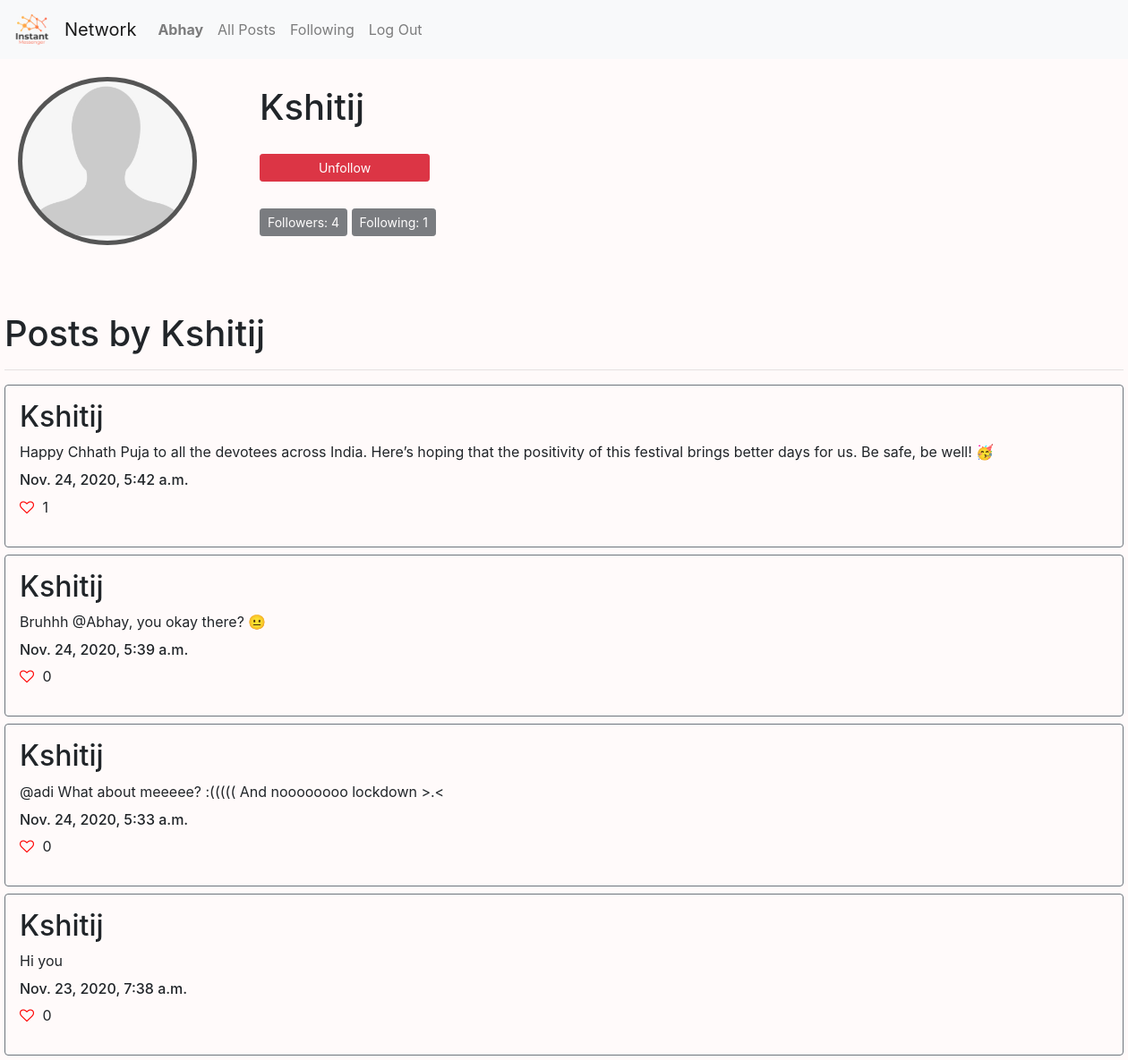
/profile/1 (signed in), run on the app's committed database.
### network/models.py (models this page shows, shortened)
class User(AbstractUser):
    pass

class Post(models.Model):
    user = models.ForeignKey('User', on_delete=models.CASCADE, related_name='author')
    post = models.CharField(max_length=255)
    timestamp =  models.DateTimeField(auto_now_add=True)
    likes = models.IntegerField(default=0)

### network/views.py (the view, shortened to what this page needs)
# urls.py: path("profile/<str:owner>", views.profile, name="profile"),
def profile(request, owner):
    owner = User.objects.get(id=owner)
    if Follow.objects.filter(follower=request.user, following=owner).count() == 0:
        button = "Follow"
    else:
        button = "Unfollow"
    posts = Post.objects.filter(user = owner.id).order_by("-timestamp")
    for post in posts:
        post.likes = Like.objects.filter(post=post.id).count()
        post.save()
    paginator = Paginator(posts, 10)
    page_number = request.GET.get('page')
    page_obj = paginator.get_page(page_number)
    return render(request, "network/profile.html", {
        "owner": owner,
        "page_obj": page_obj,
        "button":button,
        "followers": Follow.objects.filter(following=owner).count(),
        "following": Follow.objects.filter(follower=owner).count()
    })

### network/templates/network/profile.html (shortened to what this page needs)
{% extends "network/layout.html" %}
{% load static %}
{% block body %}
    <div class="header">
        <img src ="{% static 'network/profile.png' %}" />
        <h1> {{ owner }} </h1>
        <form action="{% url 'profile' owner.id %}" method="POST">
            {% if user.id != owner.id %}
                {% if button == "Follow" %}
                    <button type="submit" class="btn btn-primary btn-sm" name="button" value="Follow" id="follow-btn">Follow</button>
                {% else %}
                    <button type="submit" class="btn btn-danger btn-sm" name="button" value="Unfollow" id="follow-btn">Unfollow</button>
                {% endif %}
            {% endif %}
        </form>
    </div>
    <button class="btn btn-dark btn-sm" disabled> Followers: {{ followers }} </button>
    <button class="btn btn-dark btn-sm" disabled> Following: {{ following }} </button>
    <div style="margin-top: 160px; padding:5px;">
    <h1> Posts by {{ owner }}</h1>
    <hr>
    {% for post in page_obj %}
        <div class="border border-secondary rounded p-3 mt-2">
            <h2> {{ post.user }} </h2>
            <div id="post-{{post.id}}">{{ post.post }} </div>
            <h6 style="margin-top: 10px;"> {{ post.timestamp }}</h6>
            <i class="fa fa-heart-o" id="like-btn-{{post.id}}" onclick="like('{{ post.id }}')"></i>
            <p style="display: inline-block;" id="like-count-{{post.id}}"> {{ post.likes }} </p>
        </div>
    {% empty %}
            <h2 style="padding: 10px;"> No posts yet</h2>
    {% endfor %}
    </div>
{% endblock %}

### network/templates/network/layout.html (shortened to what this page needs)
{% load static %}
<!DOCTYPE html>
<html lang="en">
    <head>
        <link rel="stylesheet" href="https://stackpath.bootstrapcdn.com/bootstrap/4.4.1/css/bootstrap.min.css">
        <link rel="stylesheet" href="https://cdnjs.cloudflare.com/ajax/libs/font-awesome/4.7.0/css/font-awesome.min.css">
        <link href="{% static 'network/styles.css' %}" rel="stylesheet">
    </head>
    <body>
        <nav class="navbar navbar-expand-lg navbar-light bg-light">
            <a class="navbar-brand" href="#"> <img src="{% static 'network/logo.png' %}" style="object-fit: cover; height: 40px;"> </a>
            <a class="navbar-brand" href="#">Network</a>
            <div>
              <ul class="navbar-nav mr-auto">
                {% if user.is_authenticated %}
                    <li class="nav-item">
                        <a class="nav-link" href="{% url 'profile' user.id %}"><strong>{{ user.username }}</strong></a>
                    </li>
                {% endif %}
                <li class="nav-item">
                  <a class="nav-link" href="{% url 'index' %}">All Posts</a>
                </li>
                {% if user.is_authenticated %}
                    <li class="nav-item">
                        <a class="nav-link" href="{% url 'following' %}">Following</a>
                    </li>
                    <li class="nav-item">
                        <a class="nav-link" href="{% url 'logout' %}">Log Out</a>
                    </li>
                {% endif %}
              </ul>
            </div>
          </nav>
        <div class="body">
            {% block body %}
            {% endblock %}
        </div>
    </body>
</html>

### network/static/network/styles.css (style rules this page uses)
.body { background-color: snow; }
.header img { float: left; background: #555; border-radius: 50%; width: 200px; padding: 5px; margin:20px; }
.header h1 { position: relative; top: 30px; left: 50px; }
#follow-btn { position: relative; top: 50px; left: 50px; width: 190px; text-align: center; }
.btn-dark { position: relative; top: 80px; left: 50px; display: inline-block; }
.fa-heart-o { color: red; cursor: pointer; }
i { margin-right: 5px; }

### data on the page
User: username "Abhay"
User: username "Kshitij"
Post: user "Kshitij", post "Happy Chhath Puja to all the devotees across India. Here’s hoping that the positivity of this festival brings better days for us. Be safe, be well! 🥳", timestamp "Nov. 24, 2020, 5:42 a.m.", likes "1"
Post: user "Kshitij", post "Bruhhh @Abhay, you okay there? 😐", timestamp "Nov. 24, 2020, 5:39 a.m.", likes "0"
Post: user "Kshitij", post "@adi What about meeeee? :((((( And noooooooo lockdown >.<", timestamp "Nov. 24, 2020, 5:33 a.m.", likes "0"
Post: user "Kshitij", post "Hi you", timestamp "Nov. 23, 2020, 7:38 a.m.", likes "0"

### other printed values
{{ followers }} "4"
{{ following }} "1"
